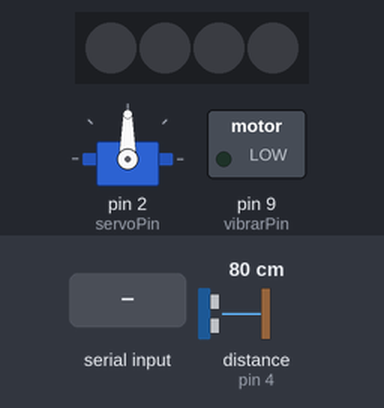
Bench run of a sketch on a simulated Arduino Uno, built with avr-gcc and run on an emulated ATmega328P. Shown: 4 RGB LEDs in strip order, left to right, servo, switched loads named in the sketch (green lamp = pin HIGH). Wiring (inferred from the names in the program): ultrasonic range finder: trigger pin 5; echo pin 4. Inputs (shaded band) come from the test bench; at power-on: distance to the obstacle (sensor on pin 4) 80 cm. The echo pulse lasts 58.3 µs per cm; pins used as bus, display or sensor lines are not drawn.

Above: at 1.2 s.
1.3 s: "1" received over Serial
At 1.8 s:
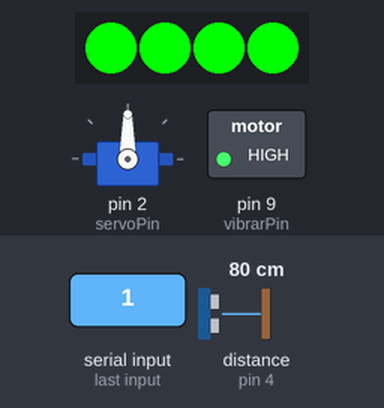
3.8 s: "2" received over Serial
At 4.6 s:
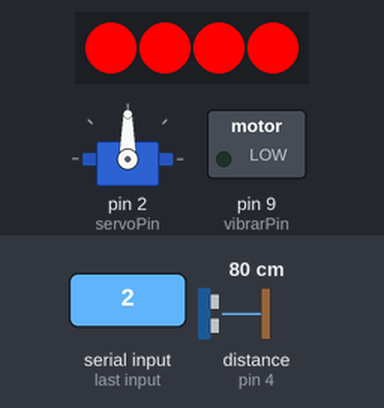
6.3 s: "3" received over Serial
At 7.1 s:
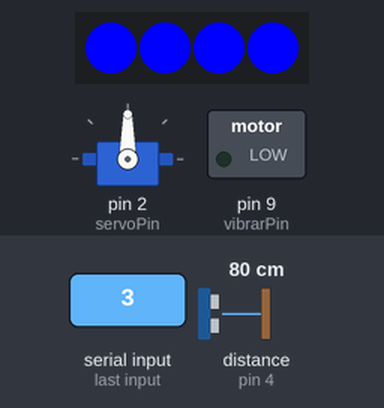
8.8 s: distance to the obstacle (sensor on pin 4) set to 56 cm
10.3 s: distance to the obstacle (sensor on pin 4) set to 48 cm
12.7 s: distance to the obstacle (sensor on pin 4) set to 60 cm
At 14.8 s:
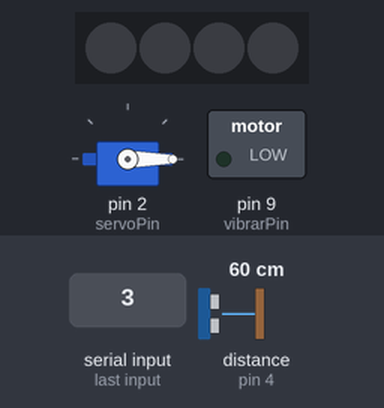
Timing chart, 0 to 15.8 s (numbered marks = the images above; inputs shaded):
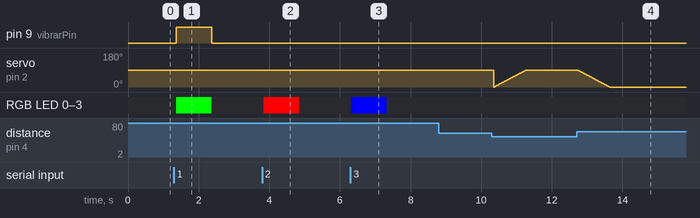

The sketch:

arduino_n2.ino
```cpp
#include <Adafruit_NeoPixel.h>
#include <Servo.h>

byte sendCode, readCode;

const int echoPin = 4;
const int triggerPin = 5;
const int LEDPin = 3;
const int servoPin = 2;
const int vibrarPin = 9;
const int tempPin = A1;
const int gasPin = A0;

int pos = 0;
bool camaraAbierta = false;
bool bloqueado = true;
char tmp[3];
int lectTemp, lectGas;
float temperaturaC;

Servo motorCamara;
Adafruit_NeoPixel strip = Adafruit_NeoPixel(4, LEDPin, NEO_GRB + NEO_KHZ800);

void setup()
{
    Serial.begin(9600);
    strip.begin();
    motorCamara.attach(servoPin);

    pinMode(0, OUTPUT);
    pinMode(1, INPUT);
    pinMode(triggerPin, OUTPUT);
    pinMode(echoPin, INPUT);
    pinMode(vibrarPin, OUTPUT);
}

void loop()
{
    if (Serial.available() > 0) {
        readCode = Serial.read();

        if (readCode == '1') {
            bloqueado = false;

            for (int i = 0; i < 4; i++) {
                strip.setPixelColor(i, strip.Color(0, 255, 0));
                strip.show();
            }

            digitalWrite(vibrarPin, HIGH);
            delay(1000);
            digitalWrite(vibrarPin, LOW);

            for (int i = 0; i < 4; i++) {
                strip.setPixelColor(i, strip.Color(0, 0, 0));
                strip.show();
            }
        } else if (readCode == '2') {
            bloqueado = true;

            for (int i = 0; i < 4; i++) {
                strip.setPixelColor(i, strip.Color(255, 0, 0));
                strip.show();
            }

            delay(1000);

            for (int i = 0; i < 4; i++) {
                strip.setPixelColor(i, strip.Color(0, 0, 0));
                strip.show();
            }
        } else if (readCode == '3') {
            bloqueado = true;

            for (int i = 0; i < 4; i++) {
                strip.setPixelColor(i, strip.Color(0, 0, 255));
                strip.show();
            }

            delay(1000);

            for (int i = 0; i < 4; i++) {
                strip.setPixelColor(i, strip.Color(0, 0, 0));
                strip.show();
            }
        } else if (readCode == '4') {
            lectTemp = analogRead(tempPin);
            temperaturaC = ((lectTemp * 5.0) / 1024 - 0.5) * 100;
            itoa((int)temperaturaC, tmp, 10);
            for (int i = 0; i < 3; i++)
                if (tmp[i] == NULL)
                    tmp[i] = ' ';
            Serial.write(tmp, 3);
        } else if (readCode == '5') {
            lectGas = analogRead(gasPin);
            lectGas = map(lectGas, 300, 750, 0, 100);
            if (lectGas < 30) {
                sendCode = 1;
            } else if (lectGas > 30 && lectGas < 50) {
                sendCode = 2;
            } else if (lectGas > 50 && lectGas < 80) {
                sendCode = 3;
            } else if (lectGas > 80) {
                sendCode = 4;
            }
            Serial.print(sendCode);
        }
    }

    int cm = ping(triggerPin, echoPin);
    if (!camaraAbierta && cm < 50 && bloqueado) {
        for (pos = 0; pos <= 90; pos++) {
            motorCamara.write(pos);
            delay(10);
        }
        camaraAbierta = true;
    } else if (camaraAbierta && (cm > 50 || !bloqueado)) {
        for (pos = 90; pos >= 0; pos--) {
            motorCamara.write(pos);
            delay(10);
        }
        camaraAbierta = false;
    }

    delay(100);
}

int ping(int triggerPin, int echoPin)
{
    long duration, distanceCm;
    digitalWrite(triggerPin, LOW);
    delayMicroseconds(4);
    digitalWrite(triggerPin, HIGH);
    delayMicroseconds(10);
    digitalWrite(triggerPin, LOW);

    duration = pulseIn(echoPin, HIGH);

    distanceCm = duration * 10 / 292 / 2;
    return distanceCm;
}
```

Measured:
- after the input at 1.3 s, pin 9 (vibrarPin): LOW → HIGH after 0.07 s, → LOW 1.0 s later; RGB LED 0–3: off → RGB(0, 255, 0) after 0.07 s, → off 1.0 s later
- after the input at 3.8 s, RGB LED 0–3: off → RGB(255, 0, 0) after 0.05 s, → off 1.0 s later
- after the input at 6.3 s, RGB LED 0–3: off → RGB(0, 0, 255) at once, → off 1.0 s later
- after the input at 8.8 s, every drawn part: stays the same
- after the input at 12.7 s, servo on pin 2 (servoPin): moves from 90° to 0° over 0.91 s, starting at once
